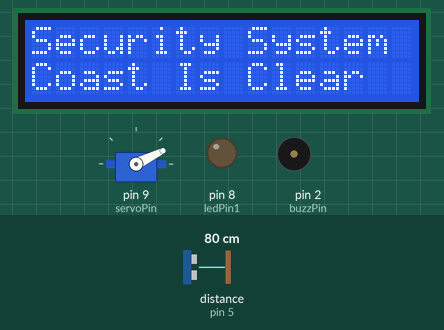
The sketch below on a simulated Arduino Uno, built with avr-gcc and run on an emulated ATmega328P. Shown: servo, 16×2 character LCD, output pins drawn as LEDs (lit = HIGH), buzzer (waves = sounding, pin HIGH). The inputs (shaded band) are chosen by the test bench; at power-on: distance to the obstacle (sensor on pin 5) 80 cm. The echo pulse lasts 58.3 µs per cm; pins used as bus, display or sensor lines are not drawn; what the sketch prints to the serial monitor is not drawn.

Above: at 1.2 s.
1.3 s: distance to the obstacle (sensor on pin 5) set to 9 cm
At 2.07 s:
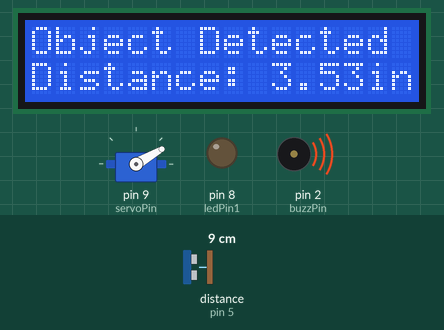
3.2 s: distance to the obstacle (sensor on pin 5) set to 24 cm
At 5.1 s:
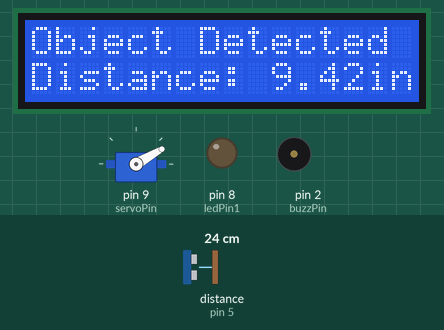
5.7 s: distance to the obstacle (sensor on pin 5) set to 27 cm
At 6.09 s:
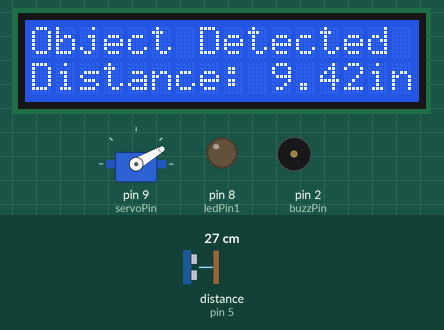
8.4 s: distance to the obstacle (sensor on pin 5) set to 250 cm
11.1 s: distance to the obstacle (sensor on pin 5) set to 120 cm
13.0 s: distance to the obstacle (sensor on pin 5) set to 2 cm
At 13.15 s:
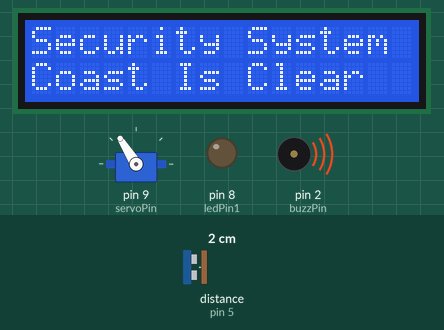
Timing chart, 0 to 15.9 s (numbered marks = the images above; inputs shaded):
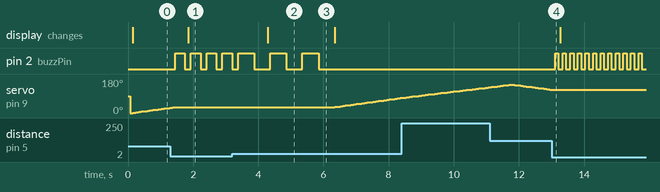

Measured:
- the behaviour switches between 25 and 26 cm on distance to the obstacle (sensor on pin 5) (found by bisection; images 2 and 3)
- after the input at 1.3 s, pin 2 (buzzPin): alternates HIGH for 0.30 s and LOW for 0.18 s, starting after 0.15 s; servo on pin 9 (servoPin): goes on until 1.4 s, then stays 30°; the display: changes after 0.55 s (image 1)
- after the input at 3.2 s, pin 2 (buzzPin): alternates HIGH for 0.50 s and LOW for 0.48 s, starting after 0.68 s; the display: changes after 1.1 s (image 2)
- after the input at 5.7 s, pin 2 (buzzPin): goes on until 5.8 s, then stays LOW; servo on pin 9 (servoPin): moves from 30° to 80° over 2.0 s, starting after 0.64 s
- after the input at 13.0 s, pin 2 (buzzPin): alternates HIGH for 0.10 s and LOW for 0.13 s, starting after 0.11 s; servo on pin 9 (servoPin): goes on until 13.0 s, then stays 122°

The sketch:

security_system.ino
```cpp
#include <LiquidCrystal_74HC595.h> // Importing LCD 74HC595 Library
#include <Servo.h>
Servo myServo;

const int latchPin = 7; // Shift Register Latch Pin
const int clockPin = 13; // Shift Register Clock Pin For Coordinating The Timing of Data Transfer
const int dataPin = 11; // Shift Register Serial Data Input Pin
LiquidCrystal_74HC595 lcd(dataPin, clockPin, latchPin, 1, 3, 4, 5, 6, 7); // Creating LCD Object From LCD Class


int trigPin = 6;
int echoPin = 5;
int pingTravelTime;
float pingTravelDistance;
float distance;

int servoPin = 9;
int pos;
int increment = 2;

bool servoCont;

int ledPin1 = 8;
int ledPin2 = 4;
int photoPin = A1;
int lightVoltage;
float brightness;


int buzzPin = 2;

void setup() {
  Serial.begin(9600);
  pinMode(trigPin, OUTPUT);
  pinMode(echoPin, INPUT);

  myServo.attach(servoPin);

  pinMode(ledPin1, OUTPUT);
  pinMode(ledPin2, OUTPUT);
  pinMode(photoPin, INPUT);

  pinMode(buzzPin, OUTPUT);

  lcd.begin(16,2);
}


void loop() {
  lightControl();
  detector();

}


void detector() {

  for (pos = 0; pos <= 150; pos += 2) {
    servoCont = true;
    while (servoCont) {

      myServo.write(pos);

      digitalWrite(trigPin, LOW);
      delayMicroseconds(10);
      digitalWrite(trigPin, HIGH);
      delayMicroseconds(10);
      digitalWrite(trigPin, LOW);

      pingTravelTime = pulseIn(echoPin, HIGH);
      pingTravelDistance = (pingTravelTime * 765. * 5280. * 12.) / (3600. * 1000000);
      distance = pingTravelDistance / 2;
      Serial.println(distance);
      delay(75);
      if (distance < 0) {
        distance = 90;
      }

      if (distance >= 10) {
        myServo.write(pos);
        servoCont = false;
        lcd.clear();
        lcd.setCursor(0,0);
        lcd.print("Security System");
        lcd.setCursor(0,1);
        lcd.print("Coast Is Clear");
      }
      else if (distance <= 3 && distance >= 0) {
        servoCont = true;
        digitalWrite(buzzPin, HIGH);
        delay(100);
        digitalWrite(buzzPin, LOW);
        delay(50);

        lcd.clear();
        lcd.setCursor(0,0);
        lcd.print("Object Detected");
        lcd.setCursor(0,1);
        lcd.print("Distance: ");
        lcd.print(distance);
        lcd.print("in");
      }
      else if (distance <= 6 && distance >= 0) {
        servoCont = true;
        digitalWrite(buzzPin, HIGH);
        delay(300);
        digitalWrite(buzzPin, LOW);
        delay(100);

        lcd.clear();
        lcd.setCursor(0,0);
        lcd.print("Object Detected");
        lcd.setCursor(0,1);
        lcd.print("Distance: ");
        lcd.print(distance);
        lcd.print("in");
      }
      else if (distance < 10 && distance >= 0) {
        servoCont = true;
        digitalWrite(buzzPin, HIGH);
        delay(500);
        digitalWrite(buzzPin, LOW);
        delay(400);

        lcd.clear();
        lcd.setCursor(0,0);
        lcd.print("Object Detected");
        lcd.setCursor(0,1);
        lcd.print("Distance: ");
        lcd.print(distance);
        lcd.print("in");
      }

    }
  }

  for (pos = 150; pos >= 0; pos -= 2) {
    servoCont = true;
    while (servoCont) {
      myServo.write(pos);

      digitalWrite(trigPin, LOW);
      delayMicroseconds(10);
      digitalWrite(trigPin, HIGH);
      delayMicroseconds(10);
      digitalWrite(trigPin, LOW);

      pingTravelTime = pulseIn(echoPin, HIGH);
      pingTravelDistance = (pingTravelTime * 765. * 5280. * 12.) / (3600. * 1000000);
      distance = pingTravelDistance / 2;
      Serial.println(distance);

      delay(75);
      if (distance < 0) {
        distance = 90;
      }

      if (distance >= 10) {
        myServo.write(pos);
        servoCont = false;
        lcd.clear();
        lcd.setCursor(0,0);
        lcd.print("Security System");
        lcd.setCursor(0,1);
        lcd.print("Coast Is Clear");
      }
      else if (distance <= 3 && distance >= 0) {
        servoCont = true;
        digitalWrite(buzzPin, HIGH);
        delay(100);
        digitalWrite(buzzPin, LOW);
        delay(50);

        lcd.clear();
        lcd.setCursor(0,0);
        lcd.print("Object Detected");
        lcd.setCursor(0,1);
        lcd.print("Distance: ");
        lcd.print(distance);
        lcd.print("in");
      }
      else if (distance <= 6 && distance >= 0) {
        servoCont = true;
        digitalWrite(buzzPin, HIGH);
        delay(300);
        digitalWrite(buzzPin, LOW);
        delay(100);

        lcd.clear();
        lcd.setCursor(0,0);
        lcd.print("Object Detected");
        lcd.setCursor(0,1);
        lcd.print("Distance: ");
        lcd.print(distance);
        lcd.print("in");
      }
      else if (distance < 10 && distance >= 0) {
        servoCont = true;
        digitalWrite(buzzPin, HIGH);
        delay(500);
        digitalWrite(buzzPin, LOW);
        delay(400);

        lcd.clear();
        lcd.setCursor(0,0);
        lcd.print("Object Detected");
        lcd.setCursor(0,1);
        lcd.print("Distance: ");
        lcd.print(distance);
        lcd.print("in");

      }

    }
  }

}


void lightControl() {
  lightVoltage = analogRead(photoPin);

  if (lightVoltage >= 100) {
    digitalWrite(ledPin1, LOW);
    digitalWrite(ledPin2, LOW);
  }

  else {
    digitalWrite(ledPin1, HIGH);
    digitalWrite(ledPin2, HIGH);
  }

}
```
